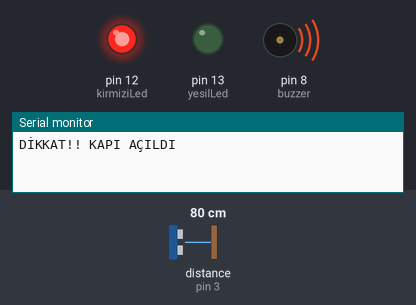
Bench run of a sketch on a simulated Arduino Uno, built with avr-gcc and run on an emulated ATmega328P. Shown: output pins drawn as LEDs (lit = HIGH), buzzer (waves = sounding, pin HIGH), the last lines printed to the serial monitor. Wiring (inferred from the names in the program): ultrasonic range finder: trigger pin 2; echo pin 3. The test bench sets the inputs (shaded band); at power-on: distance to the obstacle (sensor on pin 3) 80 cm. The echo pulse lasts 58.3 µs per cm; pins used as bus, display or sensor lines are not drawn.

Above: at 0.96 s.
1.3 s: distance to the obstacle (sensor on pin 3) set to 18 cm
4.3 s: distance to the obstacle (sensor on pin 3) set to 15 cm
At 5.0 s:
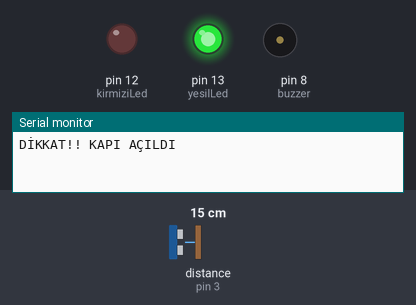
5.8 s: distance to the obstacle (sensor on pin 3) set to 35 cm
At 6.5 s:
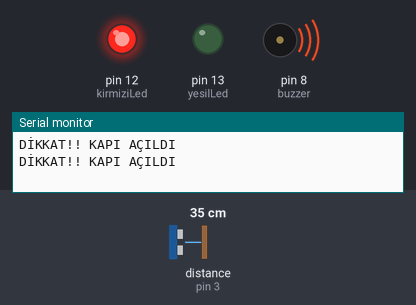
8.8 s: distance to the obstacle (sensor on pin 3) set to 2 cm
At 10.0 s:
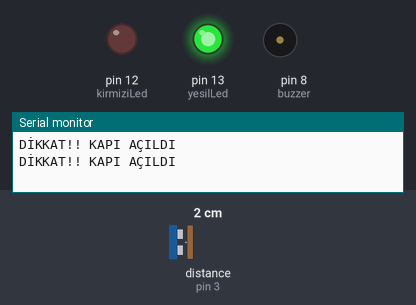
10.3 s: distance to the obstacle (sensor on pin 3) set to 60 cm
At 10.99 s:
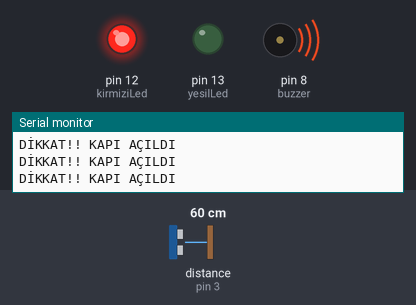
Timing chart, 0 to 14.3 s (numbered marks = the images above; inputs shaded):
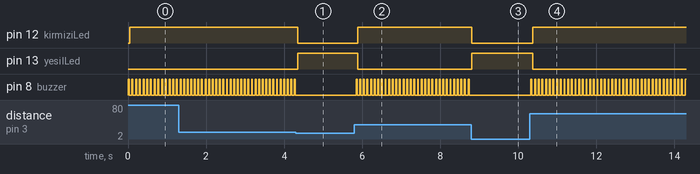

The sketch:

projenew.ino
```cpp
int trigPin = 2;                 //Ultrasonik sensör Trig pini
int echoPin = 3;                 //Ultrasonik sensör Echo pini
//int led = 13;
boolean done = false;

const int buzzer = 8;           //BAZIR PİN ÇIKIŞI
const int kirmiziLed = 12;      //( YEŞİL )KAPI AÇILDIĞI ZAMAN YANAN LEDİN ÇIKIŞ  PİNİ
const int yesilLed = 13;        //( KIRMIZI ) KAPI  KAPALIYKEN YANAN  LEDİN ÇIKIŞ  PİNİ
void setup() {

  pinMode (buzzer , OUTPUT);
  pinMode (kirmiziLed , OUTPUT);
  pinMode (yesilLed , OUTPUT);

 // initialize serial communication:
 Serial.begin(9600);

 pinMode(trigPin, OUTPUT);
 pinMode(echoPin, INPUT);

 digitalWrite(trigPin, LOW);

 //pinMode(led,OUTPUT);
}

void loop()
{

 long sure, santimetre;

 digitalWrite(trigPin, HIGH);
 delayMicroseconds(10);
 digitalWrite(trigPin, LOW);

 sure = pulseIn(echoPin, HIGH);


 santimetre = santimetrehesap(sure);

 if (santimetre > 15)
  {
     digitalWrite(buzzer , HIGH);
     delay(25);
     digitalWrite(buzzer , LOW);
     delay(15);
     digitalWrite(kirmiziLed , HIGH);
     digitalWrite(yesilLed , LOW);

    if (done == false)
    {
   //   digitalWrite(led,HIGH);
      Serial.println("DİKKAT!! KAPI AÇILDI");
      done = true;
    }
  }
  else
  {
     digitalWrite(buzzer , LOW);
      digitalWrite(kirmiziLed , LOW);
      digitalWrite(yesilLed, HIGH);


  //  digitalWrite(led,LOW);
    done = false;
  }
 delay(50);
}//loopun parantezi


long santimetrehesap(long mikrosaniye)
{
 // The speed of sound is 340 m/s or 29 microseconds per centimeter.
 // The ping travels out and back, so to find the distance of the
 // object we take half of the distance travelled.
 return mikrosaniye / 29 / 2;
}
```

Measured:
- the behaviour switches between 17 and 16 cm on distance to the obstacle (sensor on pin 3) (found by bisection; images 0 and 1)
- after the input at 4.3 s, pin 12 (kirmiziLed): HIGH → LOW after 0.06 s; pin 13 (yesilLed): LOW → HIGH after 0.06 s; pin 8 (buzzer): stops changing and stays LOW
- after the input at 5.8 s, pin 12 (kirmiziLed): LOW → HIGH after 0.09 s; pin 13 (yesilLed): HIGH → LOW after 0.09 s; pin 8 (buzzer): alternates HIGH for 0.03 s and LOW for 0.07 s, starting after 0.05 s
- after the input at 8.8 s, pin 12 (kirmiziLed): HIGH → LOW at once; pin 13 (yesilLed): LOW → HIGH at once; pin 8 (buzzer): stops changing and stays LOW
- after the input at 10.3 s, pin 12 (kirmiziLed): LOW → HIGH after 0.07 s; pin 13 (yesilLed): HIGH → LOW after 0.07 s; pin 8 (buzzer): alternates HIGH for 0.03 s and LOW for 0.07 s, starting at once
- by itself, pin 8 (buzzer): alternates HIGH for 0.03 s and LOW for 0.07 s
